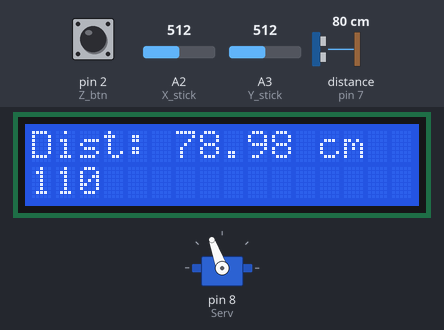
A sketch run on a simulated Arduino Uno, built with avr-gcc and run on an emulated ATmega328P. On the bench: 16×2 character LCD, servo. Wiring (inferred from the names in the program): ultrasonic range finder: trigger pin 6; echo pin 7. Inputs (shaded band) come from the test bench; at power-on: distance to the obstacle (sensor on pin 7) 80 cm, A2 (X_stick) = 512, pin 2 (Z_btn) HIGH, A3 (Y_stick) = 512. The echo pulse lasts 58.3 µs per cm.

Above: at 1.04 s.
1.3 s: distance to the obstacle (sensor on pin 7) set to 250 cm
At 1.6 s:
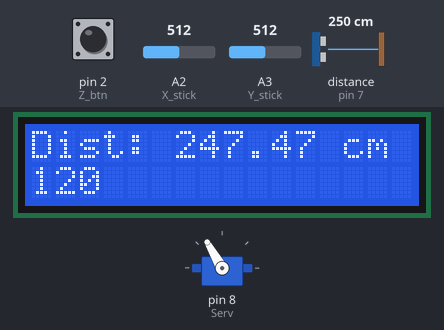
3.2 s: A2 (X_stick) set to 511
At 3.33 s:
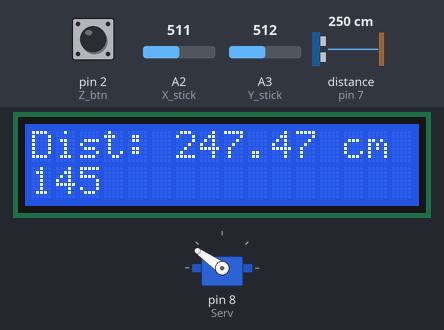
5.5 s: distance to the obstacle (sensor on pin 7) set to 167 cm
At 5.91 s:
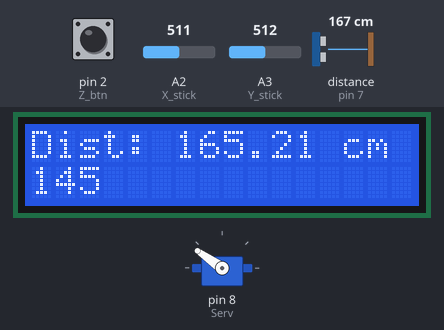
8.5 s: distance to the obstacle (sensor on pin 7) set to 299 cm
At 8.74 s:
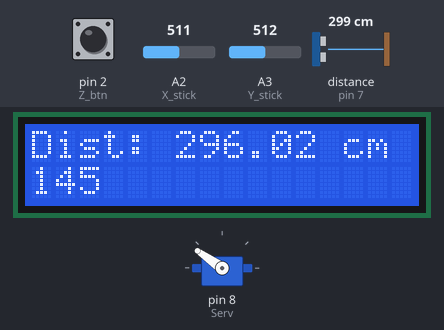
11.5 s: A2 (X_stick) set to 306
At 14.25 s:
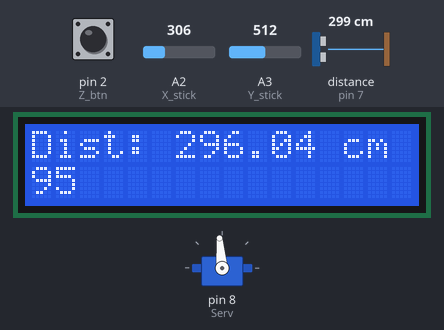
14.5 s: A2 (X_stick) set to 716
At 15.12 s:
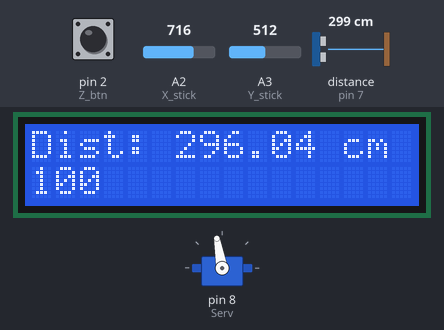
Timing chart, 0 to 18.5 s (numbered marks = the images above; inputs shaded):
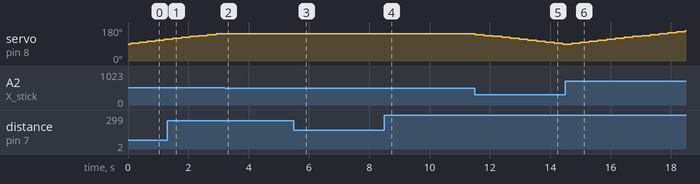

The sketch:

Project_01.ino
```cpp
#include <Wire.h>                  // Include Wire library (required for I2C devices)
#include <LiquidCrystal_I2C.h>     // Include LiquidCrystal_I2C library
#include <Servo.h>

#define Trig 6
#define Echo 7
#define Serv 8
#define X_stick A2
#define Y_stick A3
#define Z_btn 2

Servo myservo;
LiquidCrystal_I2C lcd(0x27, 16, 2);  // Configure LiquidCrystal_I2C library with 0x27 address, 16 columns and 2 rows

float distance, temp;

int pos = 90;

int x, y, z;
int x_bias = 508;
int y_bias = 531;

void setup() {
  lcd.init();                        // Initialize I2C LCD module
  lcd.backlight();                   // Turn backlight ON
  myservo.attach(Serv);
  myservo.write(90);
  pinMode(Trig, OUTPUT);
  pinMode(Echo, INPUT);
  pinMode(Z_btn, INPUT_PULLUP);
  digitalWrite(Z_btn, HIGH);
}

void loop() {
  lcd.clear();
  measure_distance();
  lcd.setCursor(0, 0);
  lcd.print("Dist: ");
  lcd.print(distance);
  lcd.print(" cm");
  x = -(analogRead(X_stick) - x_bias);
  y = analogRead(Y_stick) - y_bias;
  calibrate_x_y();
  if(!(abs(x) < 5)){
    if(x < 0){
      pos += 5;
    }else{
      pos -= 5;
    }
  }
  if(pos < 30) pos = 30;
  if(pos > 170) pos = 170;
  myservo.write(pos);
  lcd.setCursor(0, 1);
  lcd.print(pos);
  if(digitalRead(Z_btn) != 1){
    pos = 90;
    myservo.write(pos);
  }

  delay(250);
}

void measure_distance(){
  digitalWrite(Trig, LOW);
  delayMicroseconds(2);
  digitalWrite(Trig,HIGH);
  delayMicroseconds(10);
  digitalWrite(Trig, LOW);
  temp = float(pulseIn(Echo, HIGH));
  distance = (temp * 17 )/1000;
}

void calibrate_x_y(){
  if(x>=0){
    x = map(x, 0, 1023-x_bias, 0, 511);
  } else{
    x = map(x, -x_bias, 0, -512, 0);
  }
  if(y>=0){
    y = map(y, 0, 1023-y_bias, 0, 511);
  } else{
    y = map(y, -y_bias, 0, -512, 0);
  }
}
```

Measured:
- the behaviour switches between 512 and 511 on A2 (X_stick) (found by bisection; images 1 and 2)
- after the input at 3.2 s, servo on pin 8 (Serv): stays 145° (without the input it goes to 150° after 0.01 s)
- after the input at 5.5 s, the display: first differs from a run without the input after 0.29 s (image 3)
- after the input at 8.5 s, the display: first differs from a run without the input after 0.12 s (image 4)
- after the input at 11.5 s, servo on pin 8 (Serv): moves from 145° to 90° over 2.9 s, starting at once; the display: first changes at once (image 5 shows a later state)
